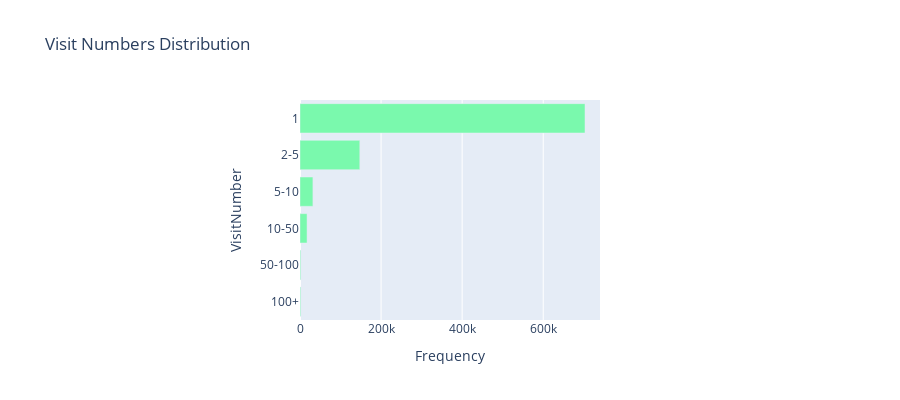

The notebook cell saved with this chart:
### Code cell
vn = train["visitNumber"].value_counts()
def vn_bins(x):
    if x == 1:
        return "1" 
    elif x < 5:
        return "2-5"
    elif x < 10:
        return "5-10"
    elif x < 50:
        return "10-50"
    elif x < 100:
        return "50-100"
    else:
        return "100+"
    
vn = train["visitNumber"].apply(vn_bins).value_counts()
trace1 = go.Bar(y = vn.index[::-1], orientation="h" , x = vn.values[::-1], marker=dict(color="#7af9ad"))
layout = go.Layout(title="Visit Numbers Distribution", 
                   xaxis=dict(title="Frequency"),yaxis=dict(title="VisitNumber") ,
                   height=400, margin=dict(l=300, r=300))
figure = go.Figure(data = [trace1], layout = layout)
iplot(figure)

### Figure 1 — Plotly figure (JSON) as saved in the notebook; plotly's stock layout.template omitted (floating-point values rounded to 4 significant figures)
{"data": [{"marker": {"color": "#7af9ad"}, "orientation": "h", "type": "bar", "x": [1870, 1928, 17427, 31820, 147548, 703060], "y": ["100+", "50-100", "10-50", "5-10", "2-5", "1"]}], "layout": {"height": 400, "margin": {"l": 300, "r": 300}, "title": {"text": "Visit Numbers Distribution"}, "xaxis": {"title": {"text": "Frequency"}}, "yaxis": {"title": {"text": "VisitNumber"}}}}
